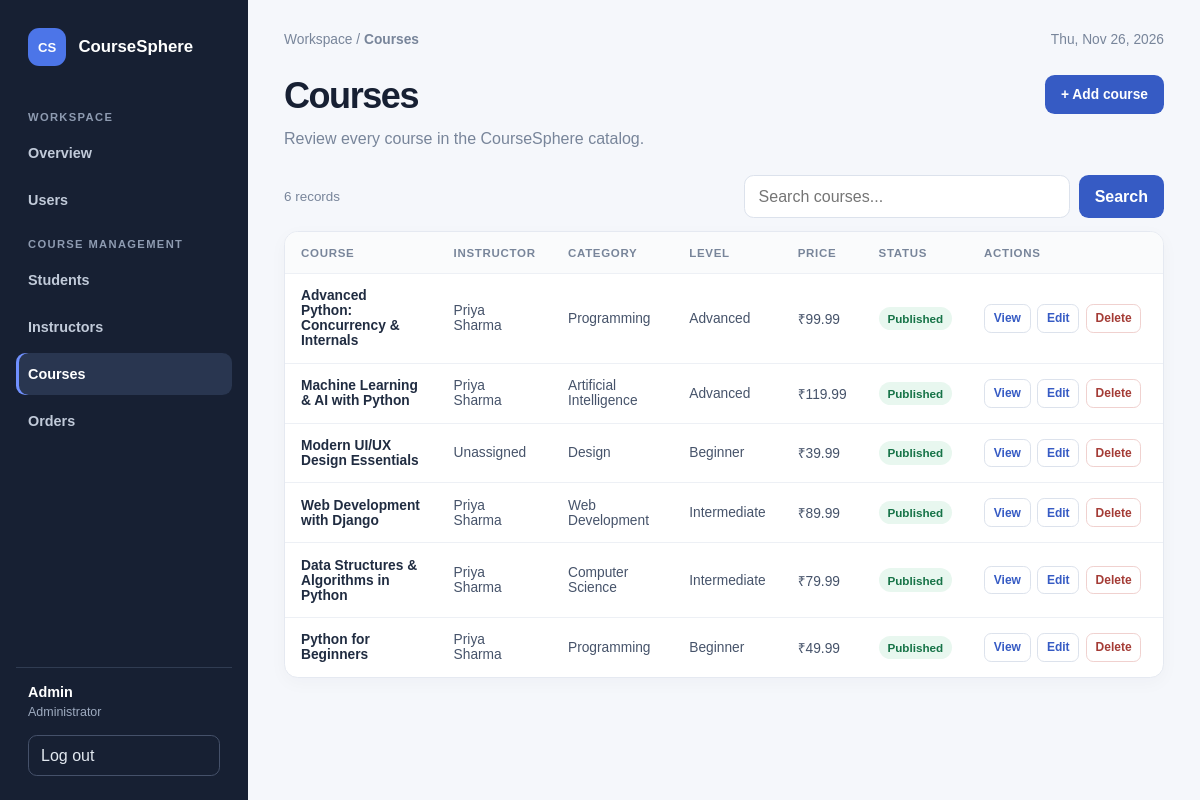
Page /accounts/admin/courses/ (signed in) on the earlier database version.
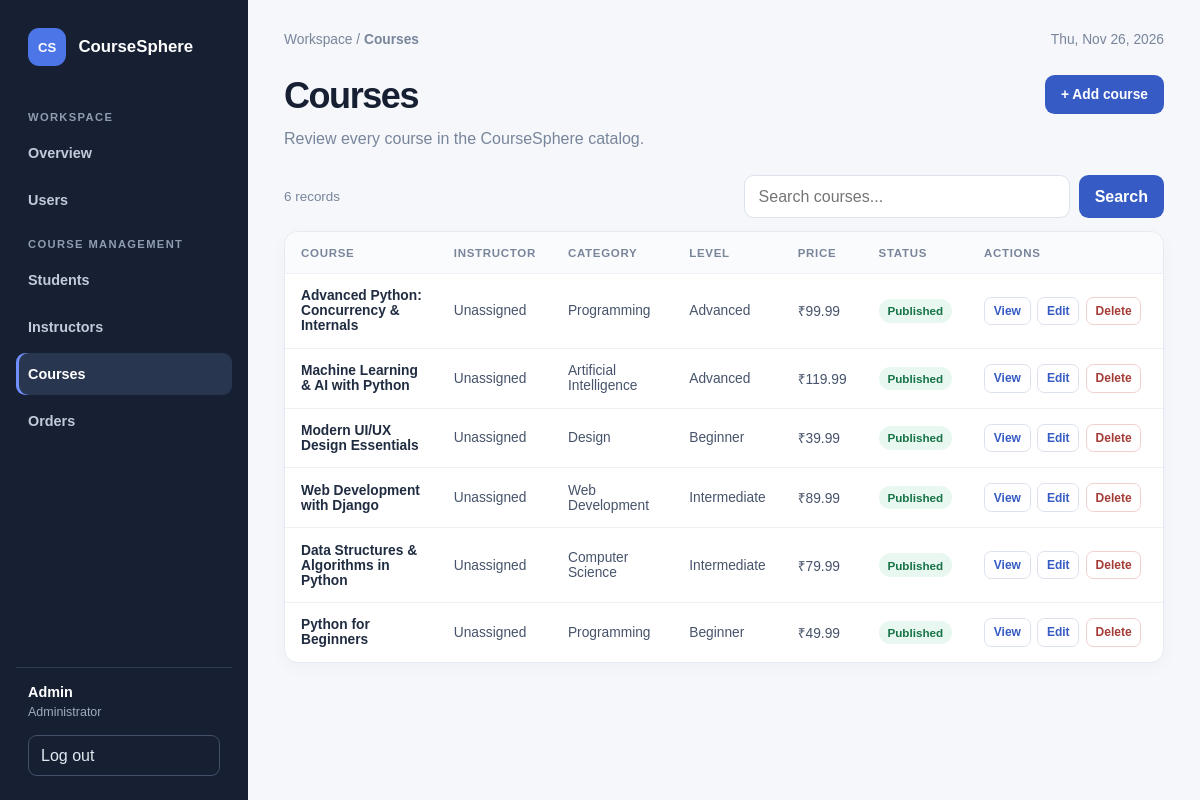
Same page on the later database version.
### courses/models.py (models this page shows, shortened)
class Course(models.Model):
    class Level(models.TextChoices):
        BEGINNER = "beginner", "Beginner"
        INTERMEDIATE = "intermediate", "Intermediate"
        ADVANCED = "advanced", "Advanced"
    title = models.CharField(max_length=200)
    category = models.CharField(max_length=100)
    price = models.DecimalField(
        max_digits=10,
        decimal_places=2,
        validators=[MinValueValidator(0)],
    )
    description = models.TextField()
    instructor = models.ForeignKey(
        "accounts.Instructor",
        on_delete=models.SET_NULL,
        related_name="courses",
        null=True,
        blank=True,
    )
    level = models.CharField(
        max_length=12,
        choices=Level.choices,
        default=Level.BEGINNER,
    )
    is_published = models.BooleanField(default=False)
    created_at = models.DateTimeField(auto_now_add=True)
    updated_at = models.DateTimeField(auto_now=True)
    class Meta:
        ordering = ["title"]
        constraints = [
            models.CheckConstraint(
                condition=Q(price__gte=0),
                name="course_price_nonnegative",
            ),
        ]

### accounts/models.py (models this page shows, shortened)
class Person(models.Model):
    user = models.OneToOneField(
        settings.AUTH_USER_MODEL,
        on_delete=models.CASCADE,
        null=True,
        blank=True,
        related_name="%(class)s_profile",
    )
    name = models.CharField(max_length=150)
    email = models.EmailField(unique=True)
    class Meta:
        abstract = True

class Instructor(Person):
    employee_id = models.CharField(max_length=50, unique=True)
    specialization = models.CharField(max_length=100)

### accounts/views.py (the view, shortened to what this page needs)
@login_required(login_url="accounts:login")
def admin_section(request, section):
    if not request.user.is_staff:
        raise PermissionDenied
    if section == "users":
        records = get_user_model().objects.order_by("-date_joined", "-pk")
        title = "User accounts"
        description = "Review all accounts registered on CourseSphere."
        search_fields = ("username", "email")
    elif section == "students":
        records = Student.objects.order_by("-enrollment_date", "-pk")
        title = "Students"
        description = "Review learner profiles and registration details."
        search_fields = ("name", "email", "student_id")
    elif section == "instructors":
        records = Instructor.objects.order_by("-pk")
        title = "Instructors"
        description = "Review instructor profiles and specializations."
        search_fields = ("name", "email", "employee_id", "specialization")
    elif section == "courses":
        records = Course.objects.select_related("instructor").order_by("-created_at")
        title = "Courses"
        description = "Review every course in the CourseSphere catalog."
        search_fields = ("title", "category", "instructor__name")
    else:
        raise Http404("Unknown admin section.")
    search_query = request.GET.get("q", "").strip()
    if search_query:
        search_filter = Q(**{f"{search_fields[0]}__icontains": search_query})
        for field in search_fields[1:]:
            search_filter |= Q(**{f"{field}__icontains": search_query})
        records = records.filter(search_filter)
    page_obj = Paginator(records, 20).get_page(request.GET.get("page"))
    return render(
        request,
        "accounts/admin_section.html",
        {
            "active_section": section,
            "add_label": {
                "users": "user",
                "students": "student",
                "instructors": "instructor",
                "courses": "course",
                "orders": "order",
            }[section],
            "page_obj": page_obj,
            "profile": Admin.objects.filter(user=request.user).first(),
            "search_query": search_query,
            "section_description": description,
            "section_title": title,
        },
    )

### accounts/templates/accounts/admin_section.html (shortened to what the changed rows need)
<!doctype html>
<html lang="en">
<head>
</head>
<body>
    <div class="dashboard-layout">
        <main class="main-content">
            <section class="page-heading-row" aria-labelledby="section-heading">
                <div>
                    <h1 class="page-heading" id="section-heading">{{ section_title }}</h1>
                </div>
            </section>
            <div class="table-card table-scroll">
                <table>
                    {% if active_section == "users" %}
                        <thead>
                            <tr><th>Username</th><th>Email</th><th>Access</th><th>Status</th><th>Joined</th><th>Actions</th></tr>
                        </thead>
                        <tbody>
                            {% for record in page_obj %}
                                <tr>
                                    <td class="primary-cell">{{ record.username }}</td>
                                    <td>{{ record.email|default:"—" }}</td>
                                    <td>
                                        {% if record.is_superuser %}Superuser
                                        {% elif record.is_staff %}Staff
                                        {% else %}User{% endif %}
                                    </td>
                                    <td><span class="status{% if record.is_active %} active{% else %} inactive{% endif %}">{{ record.is_active|yesno:"Active,Inactive" }}</span></td>
                                    <td>{{ record.date_joined|date:"M j, Y" }}</td>
                                    <td class="actions-cell">{% include "accounts/_admin_record_actions.html" with record=record section=active_section %}</td>
                                </tr>
                            {% empty %}
                                <tr><td class="empty-cell" colspan="6">No users match this search.</td></tr>
                            {% endfor %}
                        </tbody>
                    {% elif active_section == "courses" %}
                        <thead>
                            <tr><th>Course</th><th>Instructor</th><th>Category</th><th>Level</th><th>Price</th><th>Status</th><th>Actions</th></tr>
                        </thead>
                        <tbody>
                            {% for record in page_obj %}
                                <tr>
                                    <td class="primary-cell">{{ record.title }}</td>
                                    <td>{{ record.instructor.name|default:"Unassigned" }}</td>
                                    <td>{{ record.category }}</td>
                                    <td>{{ record.get_level_display }}</td>
                                    <td>₹{{ record.price|floatformat:2 }}</td>
                                    <td><span class="status{% if record.is_published %} published{% else %} draft{% endif %}">{{ record.is_published|yesno:"Published,Draft" }}</span></td>
                                    <td class="actions-cell">{% include "accounts/_admin_record_actions.html" with record=record section=active_section %}</td>
                                </tr>
                            {% empty %}
                                <tr><td class="empty-cell" colspan="7">No courses match this search.</td></tr>
                            {% endfor %}
                        </tbody>
                    {% endif %}
                </table>
            </div>
        </main>
    </div>
</body>
</html>

### accounts/templates/accounts/_admin_record_actions.html
<div class="record-actions">
    {% if section != "users" or not record.is_superuser or request.user.is_superuser %}
        <a href="{% url 'accounts:admin_record' section=section pk=record.pk %}">View</a>
        <a href="{% url 'accounts:admin_record_edit' section=section pk=record.pk %}">Edit</a>
        {% if section == "students" or section == "instructors" %}
            {% if record.user_id != request.user.pk %}
                <a class="delete-action" href="{% url 'accounts:admin_record_delete' section=section pk=record.pk %}">Delete</a>
            {% endif %}
        {% elif section != "users" or record.pk != request.user.pk %}
            <a class="delete-action" href="{% url 'accounts:admin_record_delete' section=section pk=record.pk %}">Delete</a>
        {% endif %}
    {% endif %}
</div>

Differences in the rows shown:
changed Course "Advanced Python: Concurrency & Internals": instructor.name "Priya Sharma" → "Unassigned"
changed Course "Machine Learning & AI with Python": instructor.name "Priya Sharma" → "Unassigned"
changed Course "Web Development with Django": instructor.name "Priya Sharma" → "Unassigned"
changed Course "Data Structures & Algorithms in Python": instructor.name "Priya Sharma" → "Unassigned"
changed Course "Python for Beginners": instructor.name "Priya Sharma" → "Unassigned"
